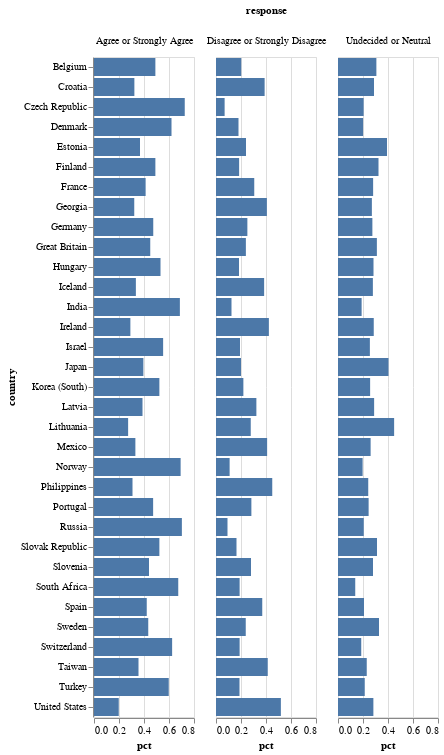

Source (notebook cell):
### Code cell
chart = (
    alt.Chart(im)
    .mark_bar()
    .encode(
        y='country', 
        x='pct'
    )
    .properties(width=100)
    .facet(column='response')
)

chart

### Figure 1 — Vega-Lite specification as saved in the notebook (floating-point values rounded to 4 significant figures)
{"config": {"view": {"continuousWidth": 400, "continuousHeight": 300}}, "data": {"name": "data-70bbb0c66eaec06c187a7054c1c8a72d"}, "facet": {"column": {"type": "nominal", "field": "response"}}, "spec": {"mark": "bar", "encoding": {"x": {"type": "quantitative", "field": "pct"}, "y": {"type": "nominal", "field": "country"}}, "width": 100}, "$schema": "https://vega.github.io/schema/vega-lite/v4.0.2.json", "datasets": {"data-70bbb0c66eaec06c187a7054c1c8a72d": [{"country": "Belgium", "response": "Agree or Strongly Agree", "n": 1081, "pct": 0.491}, {"country": "Belgium", "response": "Disagree or Strongly Disagree", "n": 444, "pct": 0.202}, {"country": "Belgium", "response": "Undecided or Neutral", "n": 677, "pct": 0.307}, {"country": "Croatia", "response": "Agree or Strongly Agree", "n": 323, "pct": 0.323}, {"country": "Croatia", "response": "Disagree or Strongly Disagree", "n": 389, "pct": 0.389}, {"country": "Croatia", "response": "Undecided or Neutral", "n": 288, "pct": 0.288}, {"country": "Czech Republic", "response": "Agree or Strongly Agree", "n": 1386, "pct": 0.726}, {"country": "Czech Republic", "response": "Disagree or Strongly Disagree", "n": 131, "pct": 0.069}, {"country": "Czech Republic", "response": "Undecided or Neutral", "n": 392, "pct": 0.205}, {"country": "Denmark", "response": "Agree or Strongly Agree", "n": 821, "pct": 0.62}, {"country": "Denmark", "response": "Disagree or Strongly Disagree", "n": 238, "pct": 0.18}, {"country": "Denmark", "response": "Undecided or Neutral", "n": 266, "pct": 0.201}, {"country": "Estonia", "response": "Agree or Strongly Agree", "n": 371, "pct": 0.368}, {"country": "Estonia", "response": "Disagree or Strongly Disagree", "n": 242, "pct": 0.24}, {"country": "Estonia", "response": "Undecided or Neutral", "n": 396, "pct": 0.392}, {"country": "Finland", "response": "Agree or Strongly Agree", "n": 610, "pct": 0.491}, {"country": "Finland", "response": "Disagree or Strongly Disagree", "n": 230, "pct": 0.185}, {"country": "Finland", "response": "Undecided or Neutral", "n": 403, "pct": 0.324}, {"country": "France", "response": "Agree or Strongly Agree", "n": 833, "pct": 0.413}, {"country": "France", "response": "Disagree or Strongly Disagree", "n": 617, "pct": 0.306}, {"country": "France", "response": "Undecided or Neutral", "n": 567, "pct": 0.281}, {"country": "Georgia", "response": "Agree or Strongly Agree", "n": 482, "pct": 0.322}, {"country": "Georgia", "response": "Disagree or Strongly Disagree", "n": 610, "pct": 0.407}, {"country": "Georgia", "response": "Undecided or Neutral", "n": 406, "pct": 0.271}, {"country": "Germany", "response": "Agree or Strongly Agree", "n": 813, "pct": 0.474}, {"country": "Germany", "response": "Disagree or Strongly Disagree", "n": 431, "pct": 0.251}, {"country": "Germany", "response": "Undecided or Neutral", "n": 473, "pct": 0.275}, {"country": "Great Britain", "response": "Agree or Strongly Agree", "n": 407, "pct": 0.45}, {"country": "Great Britain", "response": "Disagree or Strongly Disagree", "n": 216, "pct": 0.239}, {"country": "Great Britain", "response": "Undecided or Neutral", "n": 281, "pct": 0.311}, {"country": "Hungary", "response": "Agree or Strongly Agree", "n": 536, "pct": 0.532}, {"country": "Hungary", "response": "Disagree or Strongly Disagree", "n": 185, "pct": 0.184}, {"country": "Hungary", "response": "Undecided or Neutral", "n": 286, "pct": 0.284}, {"country": "Iceland", "response": "Agree or Strongly Agree", "n": 363, "pct": 0.335}, {"country": "Iceland", "response": "Disagree or Strongly Disagree", "n": 417, "pct": 0.385}, {"country": "Iceland", "response": "Undecided or Neutral", "n": 302, "pct": 0.279}, {"country": "India", "response": "Agree or Strongly Agree", "n": 1051, "pct": 0.687}, {"country": "India", "response": "Disagree or Strongly Disagree", "n": 190, "pct": 0.124}, {"country": "India", "response": "Undecided or Neutral", "n": 289, "pct": 0.189}, {"country": "Ireland", "response": "Agree or Strongly Agree", "n": 353, "pct": 0.291}, {"country": "Ireland", "response": "Disagree or Strongly Disagree", "n": 514, "pct": 0.423}, {"country": "Ireland", "response": "Undecided or Neutral", "n": 348, "pct": 0.286}, {"country": "Israel", "response": "Agree or Strongly Agree", "n": 666, "pct": 0.553}, {"country": "Israel", "response": "Disagree or Strongly Disagree", "n": 231, "pct": 0.192}, {"country": "Israel", "response": "Undecided or Neutral", "n": 307, "pct": 0.255}, {"country": "Japan", "response": "Agree or Strongly Agree", "n": 488, "pct": 0.395}, {"country": "Japan", "response": "Disagree or Strongly Disagree", "n": 247, "pct": 0.2}, {"country": "Japan", "response": "Undecided or Neutral", "n": 499, "pct": 0.404}, {"country": "Korea (South)", "response": "Agree or Strongly Agree", "n": 677, "pct": 0.523}, {"country": "Korea (South)", "response": "Disagree or Strongly Disagree", "n": 284, "pct": 0.219}, {"country": "Korea (South)", "response": "Undecided or Neutral", "n": 333, "pct": 0.257}, {"country": "Latvia", "response": "Agree or Strongly Agree", "n": 388, "pct": 0.388}, {"country": "Latvia", "response": "Disagree or Strongly Disagree", "n": 323, "pct": 0.323}, {"country": "Latvia", "response": "Undecided or Neutral", "n": 289, "pct": 0.289}, {"country": "Lithuania", "response": "Agree or Strongly Agree", "n": 326, "pct": 0.273}, {"country": "Lithuania", "response": "Disagree or Strongly Disagree", "n": 332, "pct": 0.278}, {"country": "Lithuania", "response": "Undecided or Neutral", "n": 536, "pct": 0.449}, {"country": "Mexico", "response": "Agree or Strongly Agree", "n": 351, "pct": 0.331}, {"country": "Mexico", "response": "Disagree or Strongly Disagree", "n": 434, "pct": 0.409}, {"country": "Mexico", "response": "Undecided or Neutral", "n": 277, "pct": 0.261}, {"country": "Norway", "response": "Agree or Strongly Agree", "n": 1099, "pct": 0.693}, {"country": "Norway", "response": "Disagree or Strongly Disagree", "n": 173, "pct": 0.109}, {"country": "Norway", "response": "Undecided or Neutral", "n": 313, "pct": 0.197}, {"country": "Philippines", "response": "Agree or Strongly Agree", "n": 369, "pct": 0.308}, {"country": "Philippines", "response": "Disagree or Strongly Disagree", "n": 540, "pct": 0.45}, {"country": "Philippines", "response": "Undecided or Neutral", "n": 291, "pct": 0.242}, {"country": "Portugal", "response": "Agree or Strongly Agree", "n": 473, "pct": 0.473}, {"country": "Portugal", "response": "Disagree or Strongly Disagree", "n": 283, "pct": 0.283}, {"country": "Portugal", "response": "Undecided or Neutral", "n": 245, "pct": 0.245}, {"country": "Russia", "response": "Agree or Strongly Agree", "n": 1065, "pct": 0.703}, {"country": "Russia", "response": "Disagree or Strongly Disagree", "n": 139, "pct": 0.092}, {"country": "Russia", "response": "Undecided or Neutral", "n": 312, "pct": 0.206}, {"country": "Slovak Republic", "response": "Agree or Strongly Agree", "n": 605, "pct": 0.523}, {"country": "Slovak Republic", "response": "Disagree or Strongly Disagree", "n": 190, "pct": 0.164}, {"country": "Slovak Republic", "response": "Undecided or Neutral", "n": 361, "pct": 0.312}, {"country": "Slovenia", "response": "Agree or Strongly Agree", "n": 444, "pct": 0.44}, {"country": "Slovenia", "response": "Disagree or Strongly Disagree", "n": 283, "pct": 0.28}, {"country": "Slovenia", "response": "Undecided or Neutral", "n": 283, "pct": 0.28}, {"country": "South Africa", "response": "Agree or Strongly Agree", "n": 1845, "pct": 0.674}, {"country": "South Africa", "response": "Disagree or Strongly Disagree", "n": 517, "pct": 0.189}, {"country": "South Africa", "response": "Undecided or Neutral", "n": 377, "pct": 0.138}, {"country": "Spain", "response": "Agree or Strongly Agree", "n": 517, "pct": 0.422}, {"country": "Spain", "response": "Disagree or Strongly Disagree", "n": 453, "pct": 0.37}, {"country": "Spain", "response": "Undecided or Neutral", "n": 255, "pct": 0.208}, {"country": "Sweden", "response": "Agree or Strongly Agree", "n": 473, "pct": 0.434}, {"country": "Sweden", "response": "Disagree or Strongly Disagree", "n": 259, "pct": 0.238}, {"country": "Sweden", "response": "Undecided or Neutral", "n": 358, "pct": 0.328}, {"country": "Switzerland", "response": "Agree or Strongly Agree", "n": 773, "pct": 0.625}, {"country": "Switzerland", "response": "Disagree or Strongly Disagree", "n": 234, "pct": 0.189}, {"country": "Switzerland", "response": "Undecided or Neutral", "n": 230, "pct": 0.186}, {"country": "Taiwan", "response": "Agree or Strongly Agree", "n": 694, "pct": 0.356}, {"country": "Taiwan", "response": "Disagree or Strongly Disagree", "n": 809, "pct": 0.414}, {"country": "Taiwan", "response": "Undecided or Neutral", "n": 449, "pct": 0.23}, {"country": "Turkey", "response": "Agree or Strongly Agree", "n": 996, "pct": 0.598}, {"country": "Turkey", "response": "Disagree or Strongly Disagree", "n": 313, "pct": 0.188}, {"country": "Turkey", "response": "Undecided or Neutral", "n": 357, "pct": 0.214}, {"country": "United States", "response": "Agree or Strongly Agree", "n": 252, "pct": 0.198}, {"country": "United States", "response": "Disagree or Strongly Disagree", "n": 661, "pct": 0.519}, {"country": "United States", "response": "Undecided or Neutral", "n": 361, "pct": 0.283}]}}
